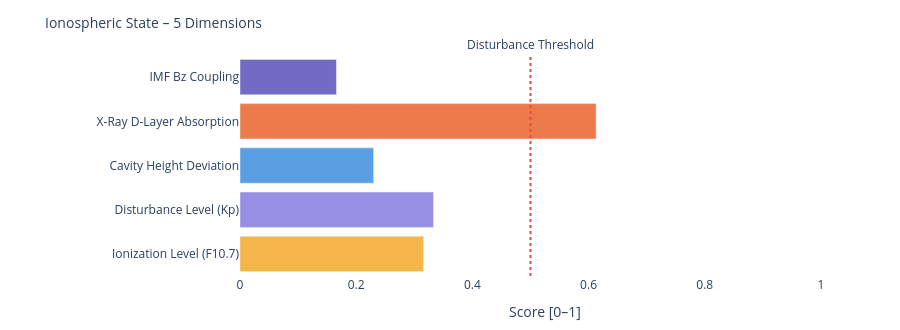

This figure's notebook cell:
### Markdown cell above
---
### 📐 Systemic Insight: Geometric Cavity vs. Real Schumann Resonance

**Relevant for:** Layer 6 = delta analysis &nbsp;|&nbsp; Layer 7 = feature vector / system interpretation

A cavity height change from 80 km to 70 km shifts the **idealized geometric frequencies** only minimally:

| Modus | Aktuell | Referenz | Δ |
|-------|---------|----------|---|
| SR-1 | 10.4762 Hz | 10.4599 Hz | +16 mHz |
| SR-2 | 18.1452 Hz | 18.1171 Hz | +28 mHz |
| SR-3 | 25.6612 Hz | 25.6215 Hz | +40 mHz |
| SR-4 | 33.1285 Hz | 33.0772 Hz | +51 mHz |

The geometric effect is limited because 10 km is very small compared to Earth's radius (~6371 km).

**Consequence:** Real Schumann deviations are likely driven more strongly by **conductivity, damping, day/night structure, lightning distribution and source geometry** than by pure cavity height.

---

**Layer 6 compares:**
```
geometric Δ from Layer 4  vs.  observed Δ from real Schumann measurement data
```

**Layer 7 Feature:**
```
If real Δ >> geometric Δ  →  non-geometric factors dominant
```

### Code cell
# ============================================================
# IONOSPHERIC STATE – Summary gauge
# Five dimensions: ionization, disturbance, cavity height, X-Ray, Bz coupling
# ============================================================

def norm(v, lo, hi):
    if v is None: return None
    return round(max(0.0, min(1.0, (v - lo) / (hi - lo))), 3)

# Ionization level (F10.7 → F2-Layer)
ioniz = norm(f107_val, 60, 250)

# Disturbance level (Kp → E/F-Layer irregularities)
disturb = norm(kp_val, 0, 9)

# Cavity height deviation from reference (80 km)
h_dev = norm(abs(h_eff - 80), 0, 20)

# X-Ray ionization (D-Layer absorption)
xray_ioniz = None
if xray_now is not None:
    xray_ioniz = norm(math.log10(max(xray_now, 1e-9)) + 9, 0, 5)

# Bz coupling (southward Bz → stronger magnetosphere-ionosphere coupling)
bz_coupling = norm(-(bz_now or 0), -5, 30) if bz_now is not None else None

dims = [
    ('Ionization Level (F10.7)',    ioniz,      '#F2A623'),
    ('Disturbance Level (Kp)',      disturb,    '#7F77DD'),
    ('Cavity Height Deviation',     h_dev,      '#378ADD'),
    ('X-Ray D-Layer Absorption',    xray_ioniz, '#E85D24'),
    ('IMF Bz Coupling',             bz_coupling,'#534AB7'),
]

fig = go.Figure()
for name, val, col in dims:
    if val is not None:
        h = int(val * 20)
        bar = '█' * h + '░' * (20 - h)
        label = f'{name}:  {bar}  {val:.3f}'
    else:
        label = f'{name}:  {"─" * 20}  n/a'
    fig.add_trace(go.Bar(
        x=[val if val is not None else 0],
        y=[name],
        orientation='h',
        marker_color=col, opacity=0.82,
        showlegend=False
    ))

fig.add_vline(x=0.5, line_dash='dot', line_color='#e74c3c',
              annotation_text='Disturbance Threshold', annotation_position='top')
fig.update_layout(
    title=dict(text='Ionospheric State – 5 Dimensions', font=dict(size=14)),
    xaxis=dict(title='Score [0–1]', range=[0, 1.05]),
    height=330, plot_bgcolor='rgba(0,0,0,0)', paper_bgcolor='rgba(0,0,0,0)',
    margin=dict(l=240, r=50, t=55, b=40)
)
fig.show()

print(f'\nIonospheric state:')
for name, val, _ in dims:
    print(f'  {name:<35} {val:.3f}' if val is not None else f'  {name:<35} n/a')

### Figure 1 — Plotly figure (JSON) as saved in the notebook; plotly's stock layout.template omitted (floating-point values rounded to 4 significant figures)
{"data": [{"marker": {"color": "#F2A623"}, "opacity": 0.82, "orientation": "h", "showlegend": false, "type": "bar", "x": [0.316], "y": ["Ionization Level (F10.7)"]}, {"marker": {"color": "#7F77DD"}, "opacity": 0.82, "orientation": "h", "showlegend": false, "type": "bar", "x": [0.333], "y": ["Disturbance Level (Kp)"]}, {"marker": {"color": "#378ADD"}, "opacity": 0.82, "orientation": "h", "showlegend": false, "type": "bar", "x": [0.23], "y": ["Cavity Height Deviation"]}, {"marker": {"color": "#E85D24"}, "opacity": 0.82, "orientation": "h", "showlegend": false, "type": "bar", "x": [0.613], "y": ["X-Ray D-Layer Absorption"]}, {"marker": {"color": "#534AB7"}, "opacity": 0.82, "orientation": "h", "showlegend": false, "type": "bar", "x": [0.166], "y": ["IMF Bz Coupling"]}], "layout": {"annotations": [{"showarrow": false, "text": "Disturbance Threshold", "x": 0.5, "xanchor": "center", "xref": "x", "y": 1, "yanchor": "bottom", "yref": "y domain"}], "height": 330, "margin": {"b": 40, "l": 240, "r": 50, "t": 55}, "paper_bgcolor": "rgba(0,0,0,0)", "plot_bgcolor": "rgba(0,0,0,0)", "shapes": [{"line": {"color": "#e74c3c", "dash": "dot"}, "type": "line", "x0": 0.5, "x1": 0.5, "xref": "x", "y0": 0, "y1": 1, "yref": "y domain"}], "title": {"font": {"size": 14}, "text": "Ionospheric State – 5 Dimensions"}, "xaxis": {"range": [0, 1.05], "title": {"text": "Score [0–1]"}}}}
